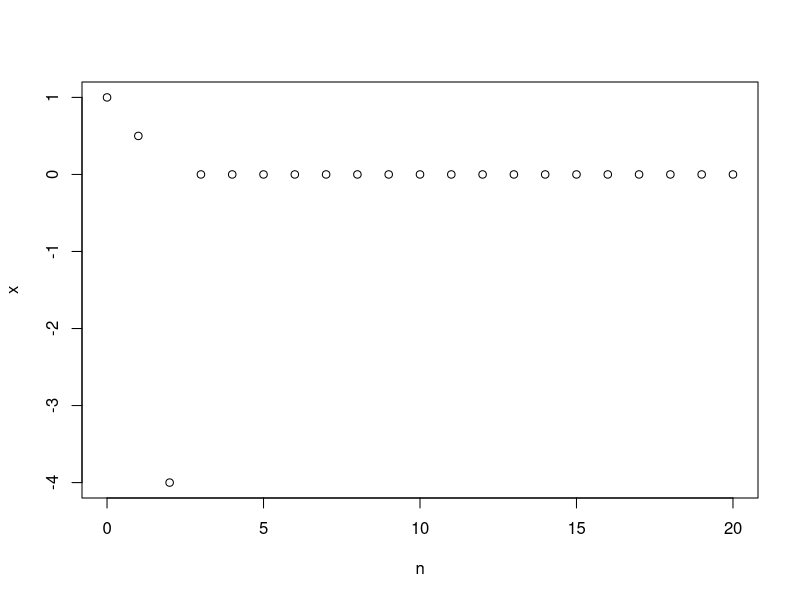
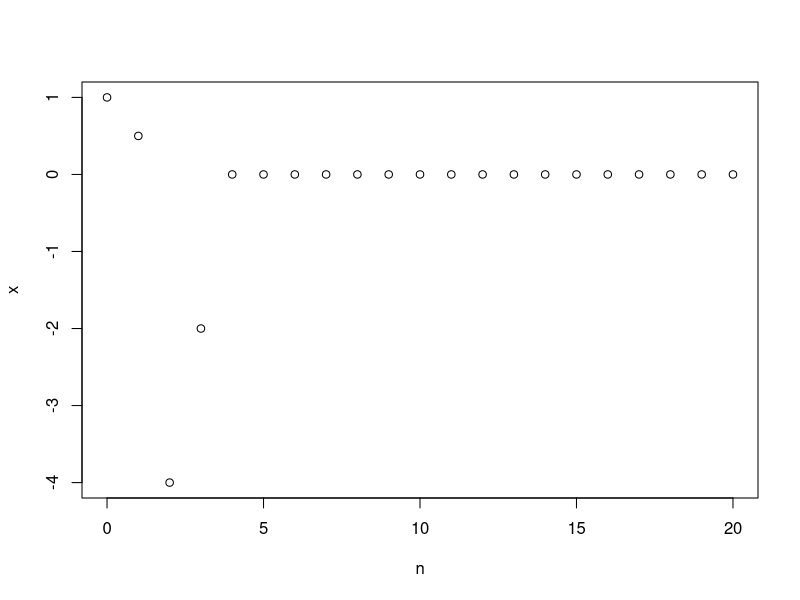
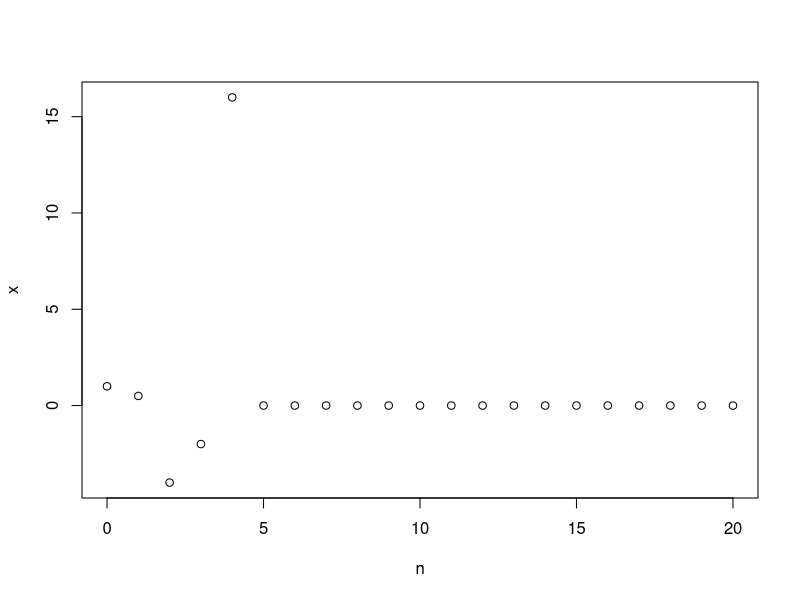
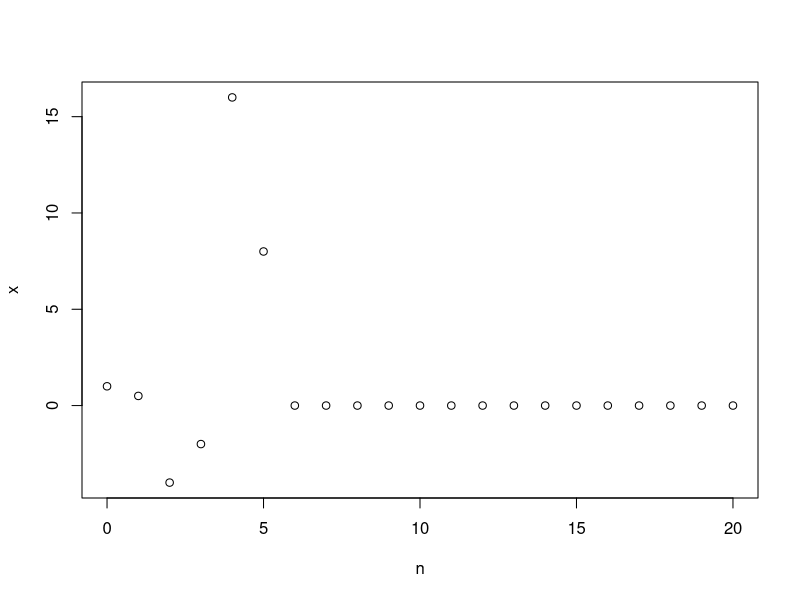
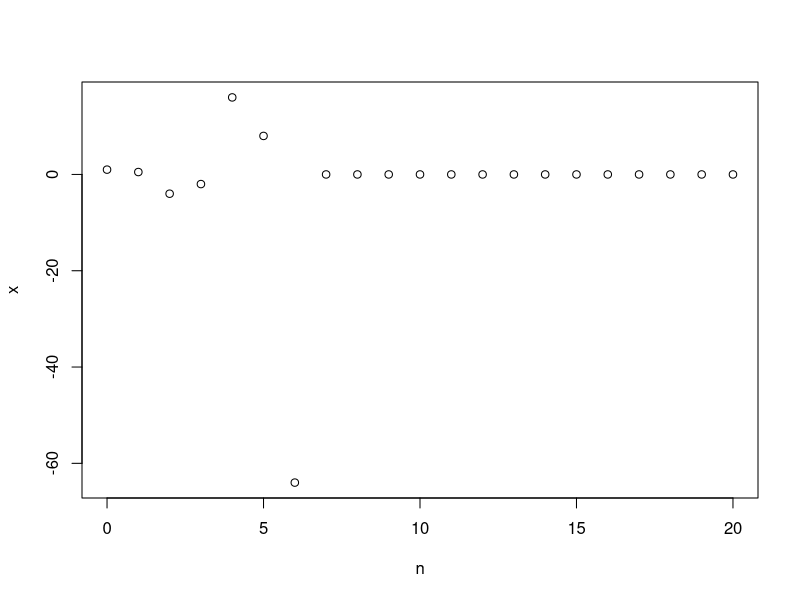
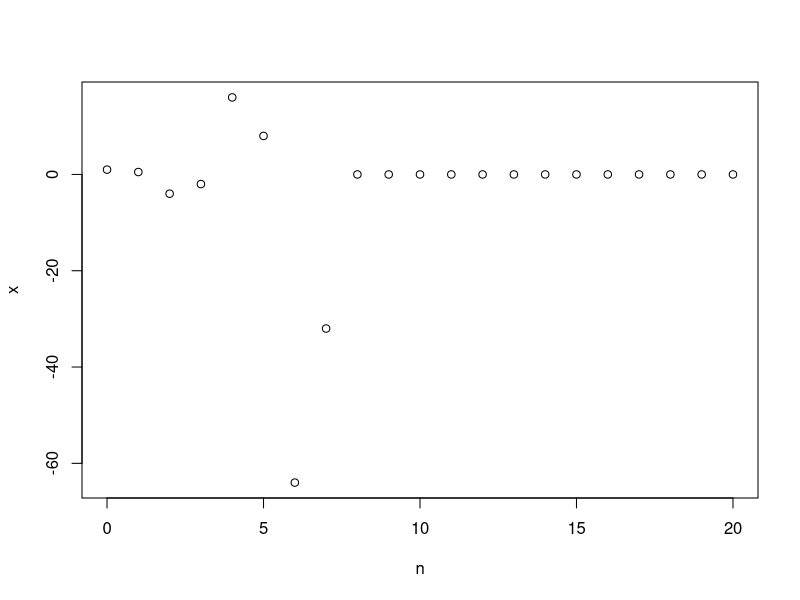
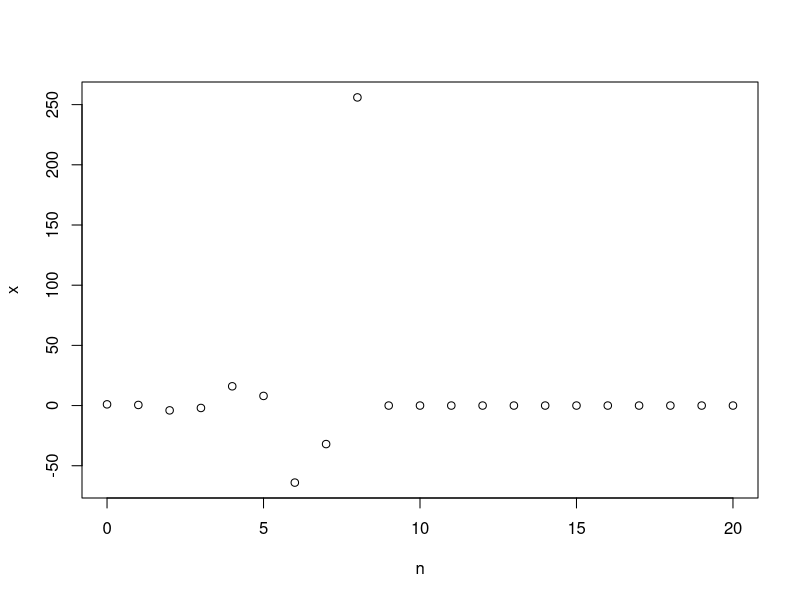
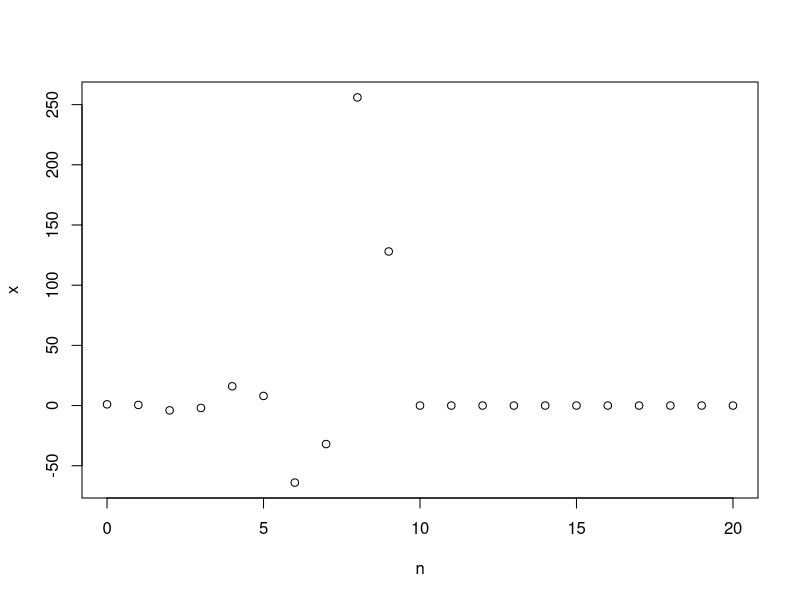

These figures' R source, in order: (Note: this script raises an error after producing the figures.)
x=rep(0,21)
n=seq(0,20)
x[1]=1
x[2]=1/2
for(j in 3:length(n))   {
  x[j]=-4*x[j-2]
plot(n,x)
}

x=rep(0,21)
n=seq(0,20)
for(j in 1:length(n)) {
  x[j+1]= (2^j)*(cos(pi*(j/2))+(1/4)*sin(pi*(j/2)))
  plot(n,x)
}
                                    